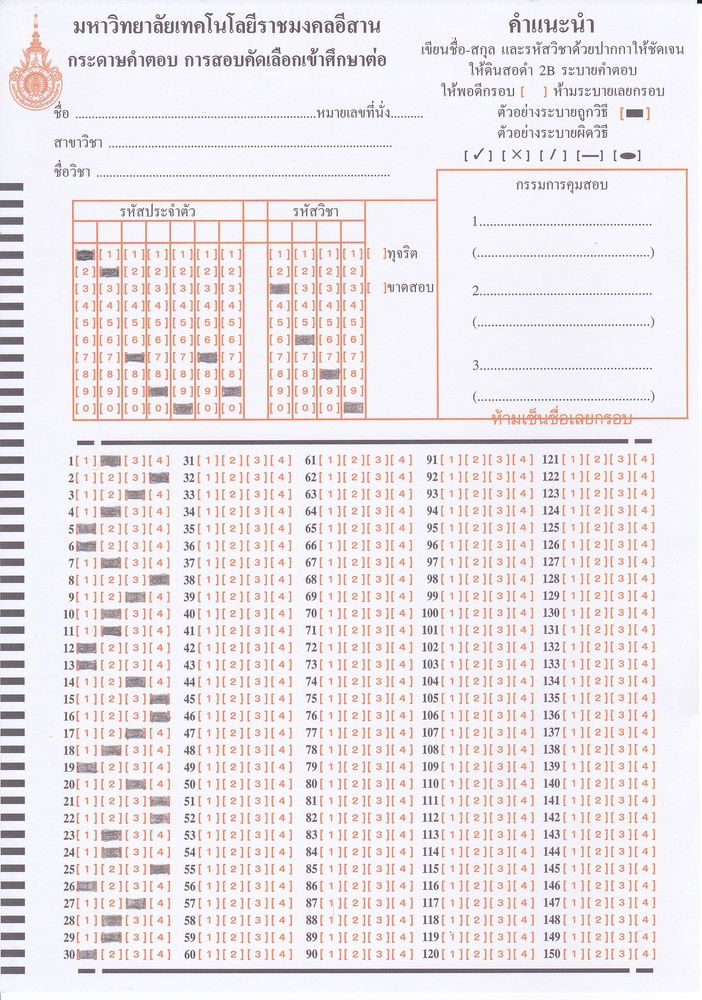
%> input picture project_V2/a1.jpg, 702 x 1000 px, shrunk from 1752 x 2496 before the run
$ octave pro1.m   (GNU Octave 9; MATLAB toolbox functions it lacks are replaced by stand-ins)
%> lines starting %> are read from the running program, lines starting %| are printed output that depends on the picture; in (x1, y1, x2, y2) boxes, pixels count from 0 and x2, y2 are one past the last pixel; in counts of white or black regions, pixels touching at a corner belong together; the program's own positions count from 1
clear all
close all
clc
I=imread('a1.jpg');
%> I is the input picture: size 1000x702x3 uint8; mean R, G, B 237.2, 230.1, 232.9
% figure,imshow(I),title('clp');
 J=rgb2gray(I);
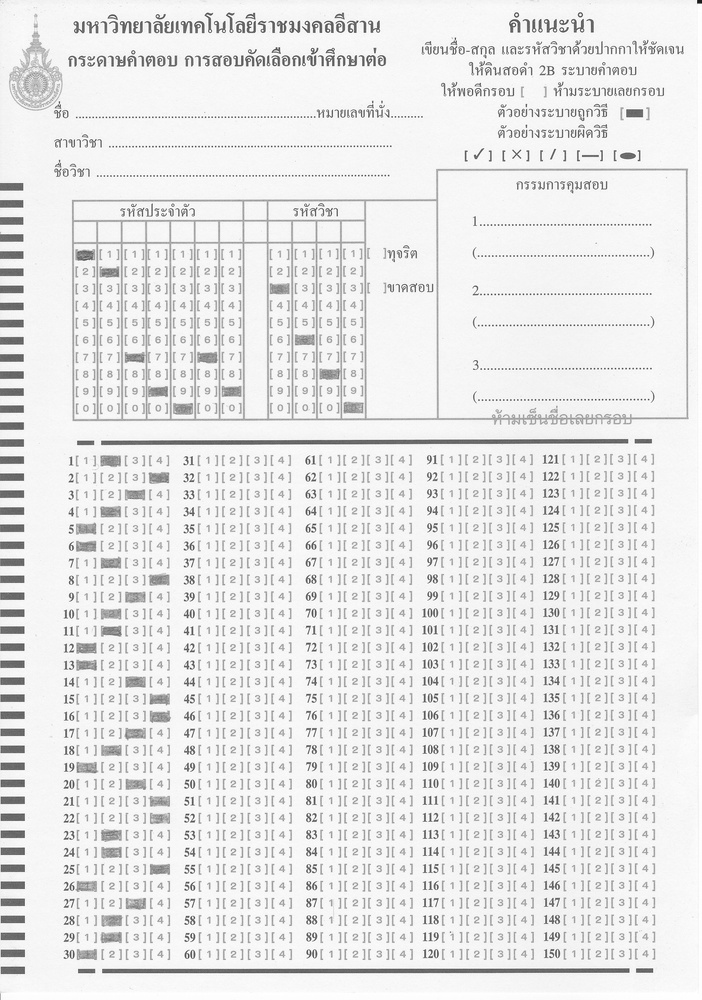
%> J: size 1000x702 uint8; min 18, max 255, mean 232.5
% figure,imshow(J),title('Gray');
    IV=255-J;
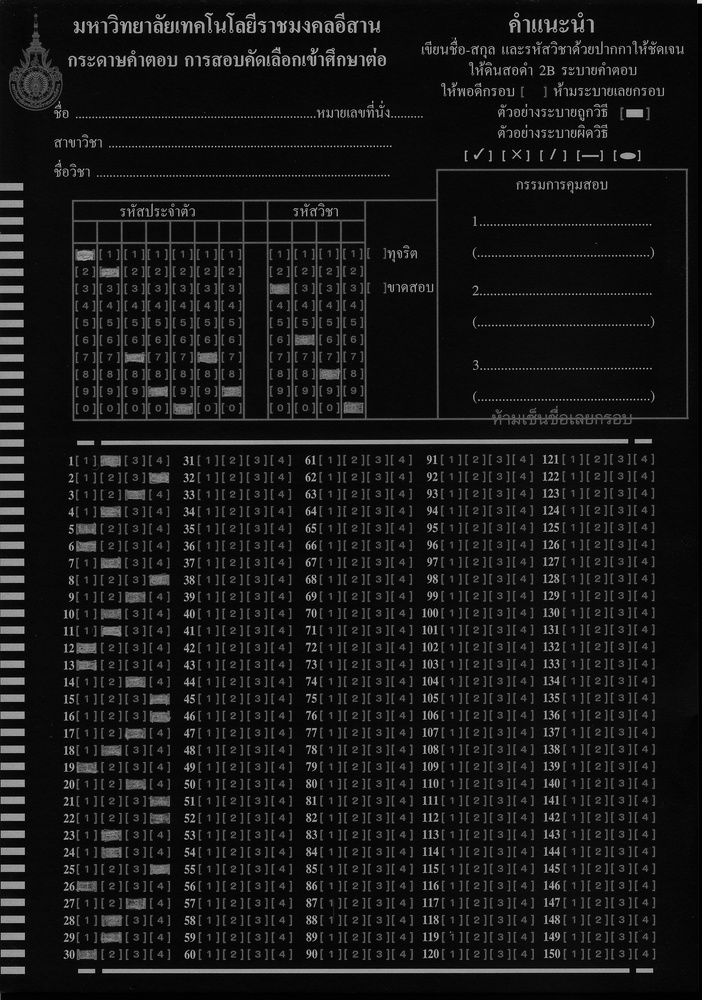
%> IV: size 1000x702 uint8; min 0, max 237, mean 22.5
% figure,imshow(IV),title('invert');
 BW=im2bw(IV,50/255);
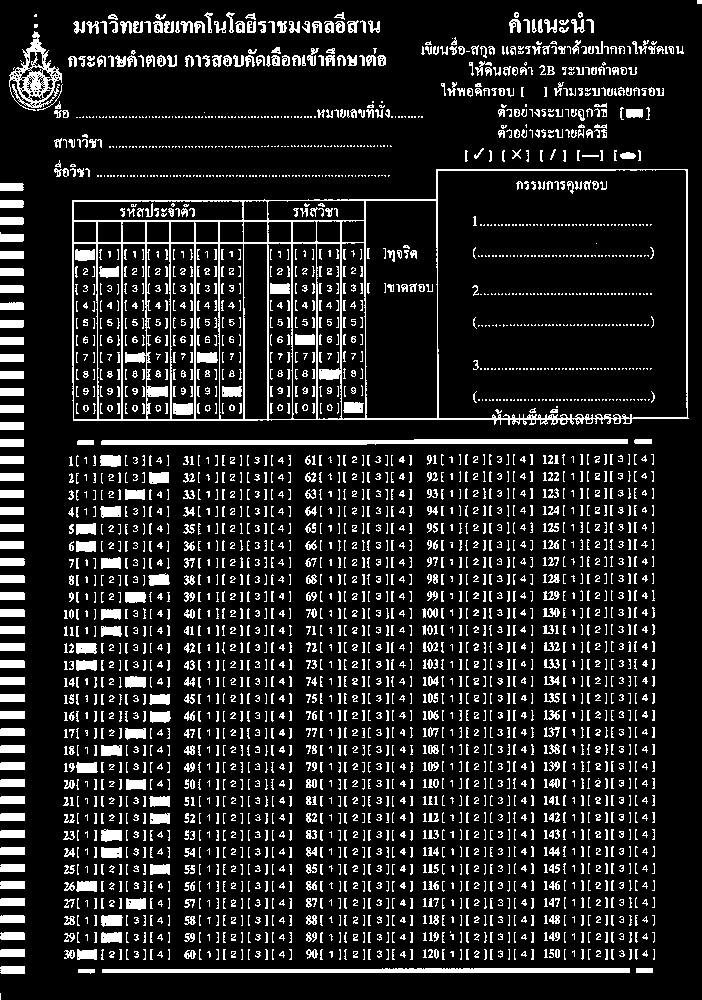
%> BW: size 1000x702 logical; 13.6% white; 3230 white regions (1612 under 20 px), largest, box (x1, y1, x2, y2) and area: (72, 169, 689, 425) 10048, (101, 439, 628, 445) 2588, (102, 968, 630, 973) 2333
 %figure,imshow(BW),title('BW');
Idelete=bwareaopen(BW,200);
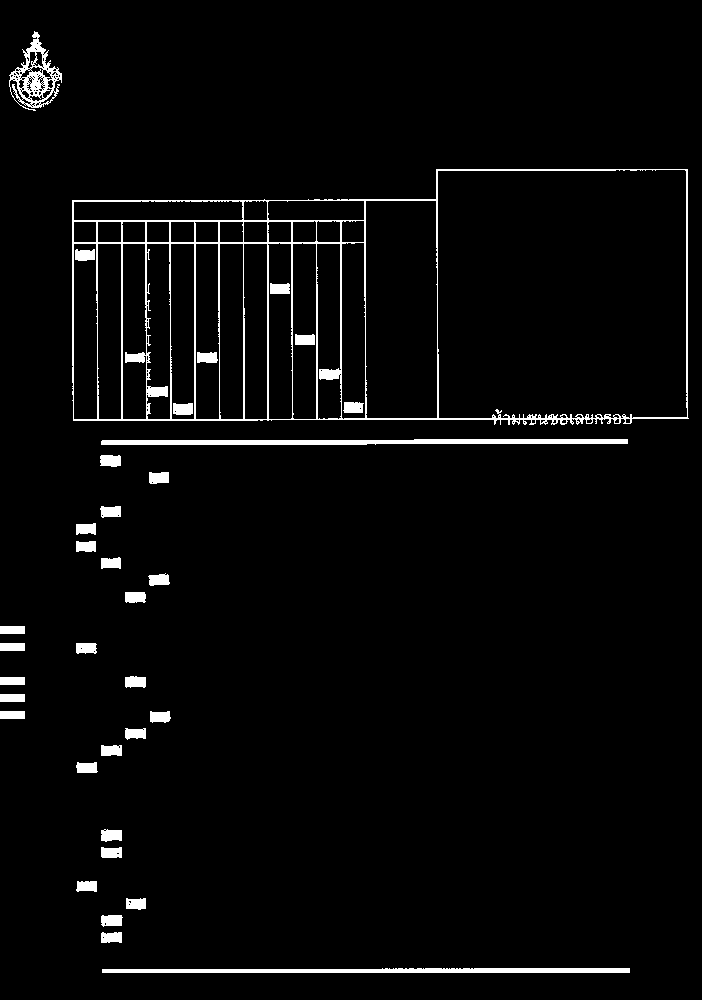
%> Idelete: size 1000x702 logical; 3.3% white; 35 white regions
figure,imshow(Idelete),title('delete');

L=bwlabel(Idelete);
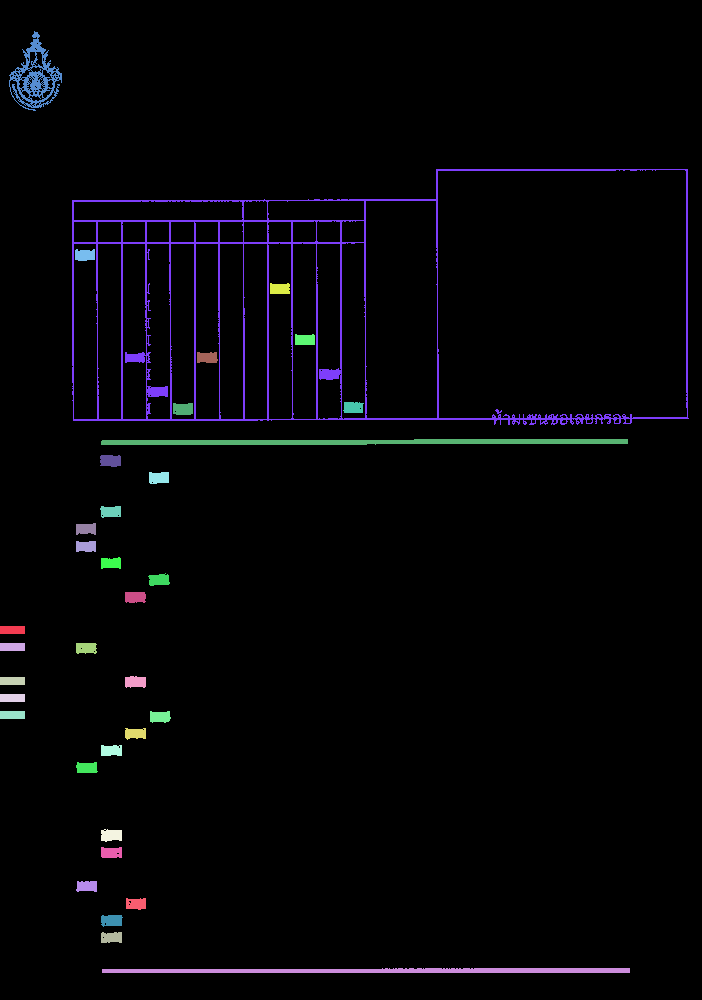
%> L: size 1000x702 double; 36 distinct labels, from 0 to 35; one colour per label, 0 black
S=regionprops(Idelete);
%> S = 35 regions; largest, box (x1, y1, x2, y2), Area and Centroid: (72, 169, 689, 425) 10048 [301.3 311.6], (101, 439, 628, 445) 2588 [364.6 442.6], (102, 968, 630, 973) 2333 [380.7 971.3], (9, 31, 62, 111) 1482 [35.8 77.6], (100, 455, 121, 467) 227 [111.1 461.3]
BOX=S(17).BoundingBox;
%> BOX = [101.5 557.5 20 12]

figure,imshow(BOX),title(BOX);
